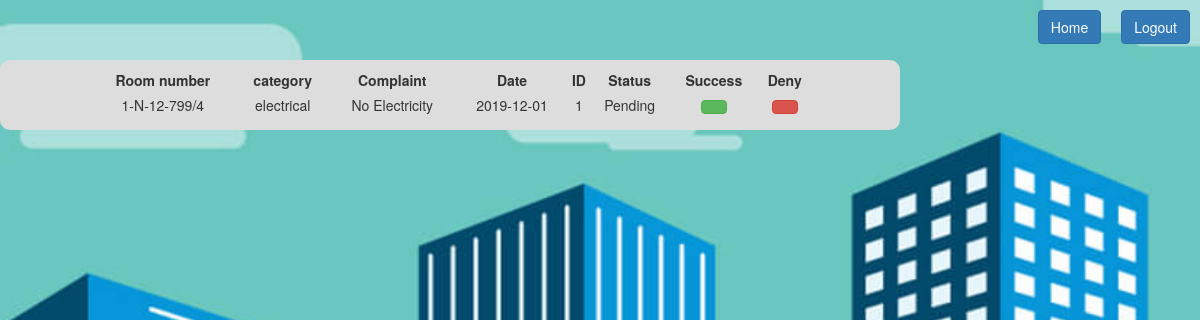
The page /secretaryViewComplaint on the database its author committed.
### tables this page shows
CREATE TABLE "complaint" (
	"user_id"	TEXT,
	"category"	TEXT,
	"content"	TEXT,
	"date"	TEXT,
	"id"	INTEGER PRIMARY KEY AUTOINCREMENT,
	"status"	TEXT DEFAULT 'Pending'
);

### script.py (the view)
@app.route('/secretaryViewComplaint')
def secretaryViewComplaint():
	conn = sqlite3.connect('data/data.db')
	cursor = conn.cursor()
	cursor.execute("Select * from complaint")
	rows = cursor.fetchall();
	return render_template('secretaryViewComplaint.html', rows=rows)

### script.py (called while the page is built)
@app.before_request
def before_request():
	g.user = None
	if 'user' in session:
		g.user = session['user']

### templates/secretaryViewComplaint.html (shortened to what this page needs)
<!DOCTYPE html>
<html>
<head>
	<link rel="stylesheet" type="text/css" href="{{ url_for('static', filename='bootstrap.css') }}">
	<link rel="stylesheet" type="text/css" href="{{ url_for('static', filename='myStyles.css') }}">
	<link rel="stylesheet" href="https://maxcdn.bootstrapcdn.com/bootstrap/3.4.0/css/bootstrap.min.css">
</head>
<body class="bgSet">
	<a href="/logout" style="float: right; margin: 10px"><button class="btn btn-primary">Logout</button></a>
	<a href="/welcomeH" style="float: right; margin: 10px"><button class="btn btn-primary">Home</button></a>
	<br>
  <br><br>
  <div class="container-fluid" style="text-align:center">
		<div class="row">
      <div class="col-md-9">
        <div class="row roundCorner" style="background-color: var(--lightGrey); padding: 10px">
          <div class="col">
						<center>
							<table width="85%" align="center;" style="margin: 0px auto;text-align:center;">
                <tr>
                  <td><strong>Room number</strong></td>
                  <td><strong>category</strong></td>
                  <td><strong>Complaint</strong></td>
                  <td><strong>Date</strong></td>
                  <td><strong>ID</strong></td>
                  <td><strong>Status</strong></td>
									<td><strong>Success</strong></td>
									<td><strong>Deny</strong></td>
                </tr>
                {% for row in rows %}
                <tr height=30>
                  <td>{{row[0]}}</td>
                  <td>{{row[1]}}</td>
                  <td>{{row[2]}}</td>
                  <td>{{row[3]}}</td>
                  <td>{{row[4]}}</td>
                  <td>{{row[5]}}</td>
                  <td><button class="btn btn-success" id={{row[4]}} onclick='javascript: editStatus({{row[4]}})'></button></td>
									<td><button class="btn btn-danger" id={{row[4]}} onclick='javascript: editStatus2({{row[4]}})'></button></td>
                </tr>
                {% endfor %}
              </table>
            </center>
          </div>
        </div>
      </div>
    </div>
  </div>
</body>
</html>

### static/myStyles.css (style rules this page uses)
:root { --lightGrey: #DDDDDD; --maroon: #800000; --deepGreenLight: #00902080; --deepBlueLight: #00008080; --orangeLight: #FFA000A0; --pinkLight: #F4BFBEC0; --redLight: #FF000090; --lightRed: #FF3333; --lightBlue: #ADD8E6F0; --lightGreen: #90EE90F0; }
.bgSet { background-image: url('/static/images/buildings.jpg'); background-repeat: no-repeat; background-size: cover; background-attachment: fixed; }
.roundCorner { border-radius: 10px; }

### rows shown on the page
complaint: user "1-N-12-799/4", category "electrical", content "No Electricity", date "2019-12-01", id "1", status "Pending"
